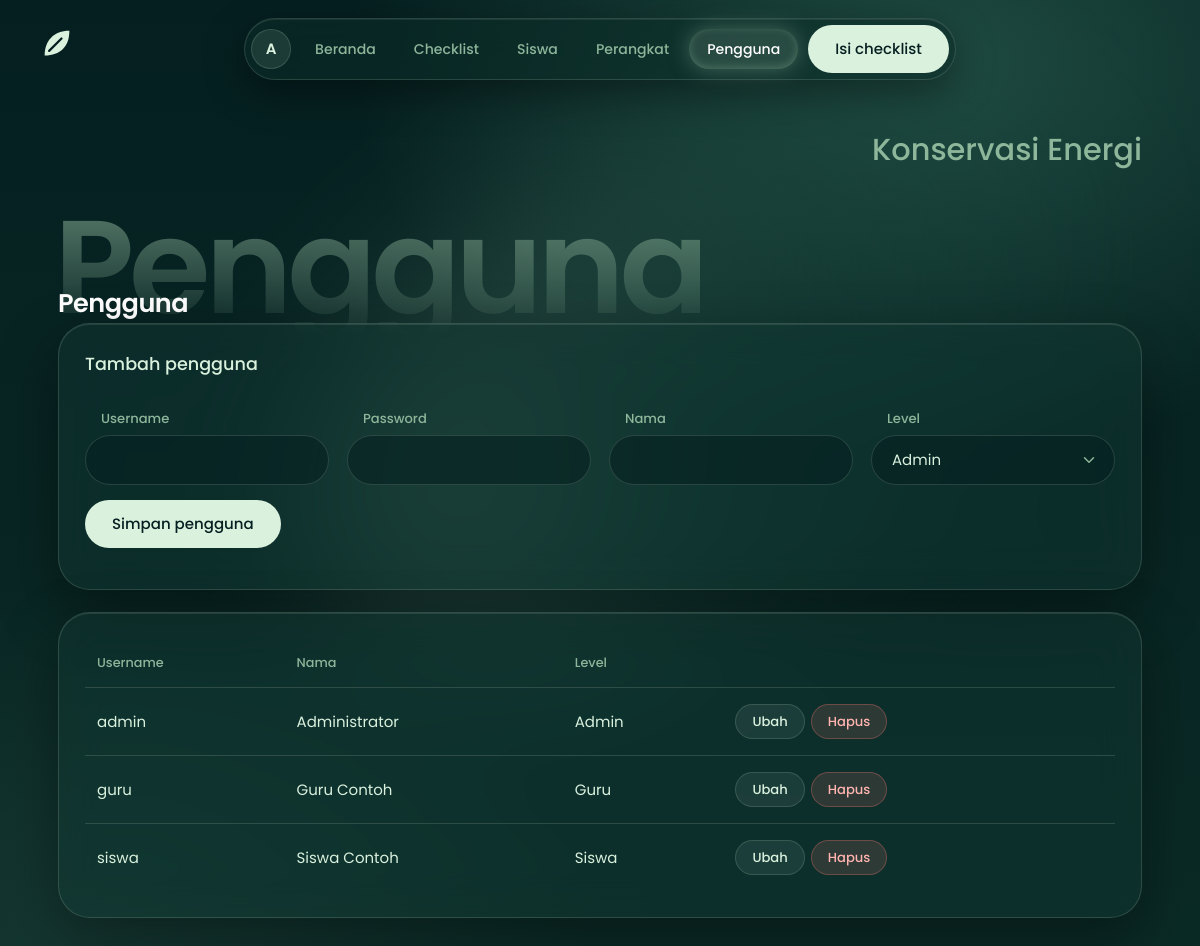
/users.php (signed in), run on the app's committed database.
### tables this page shows
CREATE TABLE `users` (
  `id_user` int(11) NOT NULL,
  `username` varchar(50) NOT NULL,
  `password` varchar(255) NOT NULL,
  `nama` varchar(100) NOT NULL,
  `level` enum('Admin','Guru','Siswa') NOT NULL
);

### config.php (called while the page is built, shortened)
<?php
try {
    $db = new mysqli(DB_HOST, DB_USER, DB_PASS, DB_NAME);
    $db->set_charset('utf8mb4');
} catch (mysqli_sql_exception $ex) {
    die('Koneksi database gagal. Periksa pengaturan di config.php. (' . htmlspecialchars($ex->getMessage()) . ')');
}
function e($s) { return htmlspecialchars((string)$s, ENT_QUOTES, 'UTF-8'); }
function q($sql, $types = '', $params = []) {
    global $db;
    $st = $db->prepare($sql);
    $st->execute();
    return $st;
}
function rows($sql, $types = '', $params = []) {
    return q($sql, $types, $params)->get_result()->fetch_all(MYSQLI_ASSOC);
}
function can(array $levels) {
    return !empty($_SESSION['user']) && in_array($_SESSION['user']['level'], $levels, true);
}

### users.php (the view, shortened to what this page needs)
<?php
require 'config.php';
$levels = ['Admin','Guru','Siswa'];
$edit = (can(['Admin']) && isset($_GET['edit'])) ? row('SELECT * FROM users WHERE id_user=?', 'i', [(int)$_GET['edit']]) : null;
$list = rows('SELECT id_user,username,nama,level FROM users ORDER BY level, nama');
include 'includes/header.php';
?>
<h1>Pengguna</h1>
<?php if (can(['Admin'])): ?>
<div class="card">
  <h2><?= $edit ? 'Ubah pengguna' : 'Tambah pengguna' ?></h2>
  <form method="post"><?= csrf_field() ?>
    <div class="grid">
      <div><label for="un">Username</label><input id="un" name="username" maxlength="50" required value="<?= e($edit['username'] ?? '') ?>"></div>
      <div><label for="pw">Password <?= $edit ? '(kosongkan jika tidak diubah)' : '' ?></label><input id="pw" type="password" name="password" <?= $edit ? '' : 'required' ?>></div>
      <div><label for="nm">Nama</label><input id="nm" name="nama" maxlength="100" required value="<?= e($edit['nama'] ?? '') ?>"></div>
      <div><label for="lv">Level</label><select id="lv" name="level">
        <?php foreach ($levels as $l): ?><option <?= ($edit['level'] ?? '') === $l ? 'selected' : '' ?>><?= $l ?></option><?php endforeach; ?></select></div>
    </div>
    <p><button class="btn" type="submit">Simpan pengguna</button>
    <?php if ($edit): ?><a class="btn sec" href="users.php">Batal</a><?php endif; ?></p>
  </form>
</div>
<?php endif; ?>
<div class="card scroll"><table>
  <tr><th>Username</th><th>Nama</th><th>Level</th><?php if (can(['Admin'])): ?><th></th><?php endif; ?></tr>
  <?php foreach ($list as $u): ?>
  <tr><td data-label="Username"><?= e($u['username']) ?></td><td data-label="Nama"><?= e($u['nama']) ?></td><td data-label="Level"><?= e($u['level']) ?></td>
  <?php if (can(['Admin'])): ?><td data-label=""><a class="btn sm sec" href="users.php?edit=<?= $u['id_user'] ?>">Ubah</a>
    <form class="inline" method="post" onsubmit="return confirm('Hapus pengguna ini?')"><?= csrf_field() ?>
      <button class="btn sm del" type="submit">Hapus</button></form></td><?php endif; ?></tr>
  <?php endforeach; ?></table></div>
<?php include 'includes/footer.php'; ?>

### includes/header.php (shortened to what this page needs)
<?php
$page = basename($_SERVER['PHP_SELF']);
$u = $_SESSION['user'] ?? null;
function nav($file, $label, $page) {
    $on = ($page === $file || ($file === 'checklist.php' && strpos($page, 'checklist_') === 0));
    echo '<a href="' . $file . '"' . ($on ? ' class="on" aria-current="page"' : '') . '><svg viewBox="0 0 24 24" aria-hidden="true">' . ICONS[$file] . '</svg><span>' . $label . '</span></a>';
}
$ini = $u ? strtoupper(function_exists('mb_substr') ? mb_substr($u['nama'], 0, 1) : substr($u['nama'], 0, 1)) : '';
?><!DOCTYPE html>
<html lang="id">
<head>
<link rel="stylesheet" href="assets/style.css?v=<?= filemtime(__DIR__ . '/../assets/style.css') ?>">
</head>
<body class="<?= $u ? 'in-app' : 'is-login' ?>">
<div class="app">
<?php if ($u): ?>
<header class="topbar">
  <a class="brandmark" href="index.php" aria-label="Beranda"><svg viewBox="0 0 32 32" aria-hidden="true"><path d="M5 27C5 14 13 5 27 5c0 14-8 22-22 22z" fill="currentColor"/><path d="M9 23L20 12" stroke="#051F20" stroke-width="2" stroke-linecap="round"/></svg></a>
  <div class="pill-wrap">
    <button type="button" class="avatar" id="userbtn" aria-haspopup="true" aria-expanded="false" aria-label="Menu akun <?= e($u['nama']) ?>"><?= e($ini) ?></button>
    <nav class="menu-nav" aria-label="Menu utama">
      <?php
      nav('index.php', 'Beranda', $page);
      if (can(['Admin','Guru'])) { nav('siswa.php', 'Siswa', $page); nav('perangkat.php', 'Perangkat', $page); nav('users.php', 'Pengguna', $page); }
      ?>
    </nav>
    <a class="btn cta" href="checklist_form.php">Isi checklist</a>
  </div>
</header>
<?php endif; ?>
<main<?= $u ? '' : ' class="solo"' ?>>
<?php if ($u): ?>
<div class="hero" aria-hidden="true"><span class="ghost"><?= e($title ?? '') ?></span><span class="tag">Konservasi Energi</span></div>
<div class="content">
<?php endif; ?>

### data on the page
users: nama "A", username "admin", nama "Administrator", level "Admin"
users: username "guru", nama "Guru Contoh", level "Guru"
users: username "siswa", nama "Siswa Contoh", level "Siswa"

### other printed values
$label "Beranda Checklist Siswa Perangkat Pengguna"
form field level "Admin"
